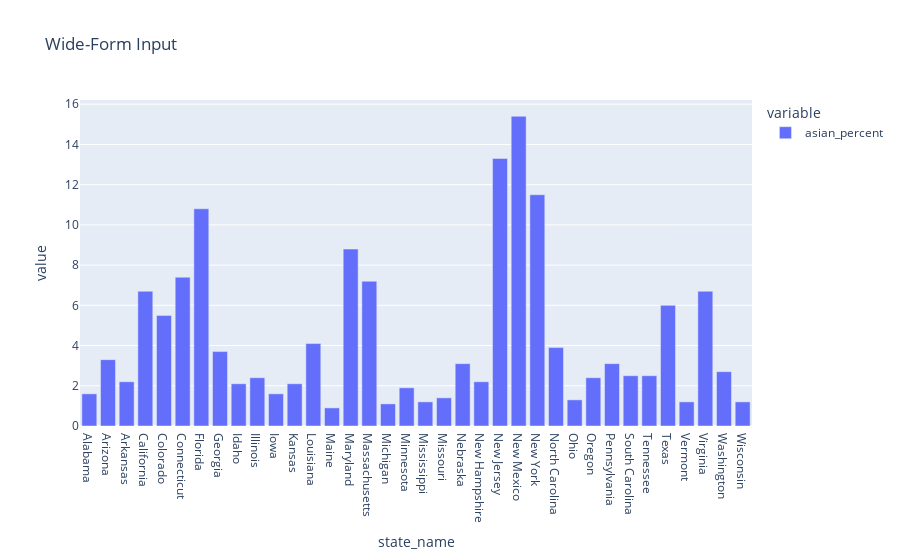

The code cell stored with this chart in its notebook:
### Code cell
fig = px.bar(statedf, x="state_name", y=["asian_percent"], title="Wide-Form Input")
fig.show()
#fig.write_html("samplestatedata.html")

### Figure 1 — Plotly figure (JSON) as saved in the notebook; plotly's stock layout.template omitted (floating-point values rounded to 4 significant figures)
{"data": [{"hovertemplate": "variable=asian_percent<br>state_name=%{x}<br>value=%{y}<extra></extra>", "legendgroup": "asian_percent", "marker": {"color": "#636efa", "pattern": {"shape": ""}}, "name": "asian_percent", "orientation": "v", "showlegend": true, "textposition": "auto", "type": "bar", "x": ["Alabama", "Arizona", "Arkansas", "California", "Colorado", "Connecticut", "Florida", "Georgia", "Idaho", "Illinois", "Iowa", "Kansas", "Louisiana", "Maine", "Maryland", "Massachusetts", "Michigan", "Minnesota", "Mississippi", "Missouri", "Nebraska", "New Hampshire", "New Jersey", "New Mexico", "New York", "North Carolina", "Ohio", "Oregon", "Pennsylvania", "South Carolina", "Tennessee", "Texas", "Vermont", "Virginia", "Washington", "Wisconsin"], "xaxis": "x", "y": [1.6, 3.3, 2.2, 6.7, 5.5, 7.4, 10.8, 3.7, 2.1, 2.4, 1.6, 2.1, 4.1, 0.9, 8.8, 7.2, 1.1, 1.9, 1.2, 1.4, 3.1, 2.2, 13.3, 15.4, 11.5, 3.9, 1.3, 2.4, 3.1, 2.5, 2.5, 6.0, 1.2, 6.7, 2.7, 1.2], "yaxis": "y"}], "layout": {"barmode": "relative", "legend": {"title": {"text": "variable"}, "tracegroupgap": 0}, "title": {"text": "Wide-Form Input"}, "xaxis": {"anchor": "y", "domain": [0, 1], "title": {"text": "state_name"}}, "yaxis": {"anchor": "x", "domain": [0, 1], "title": {"text": "value"}}}}
